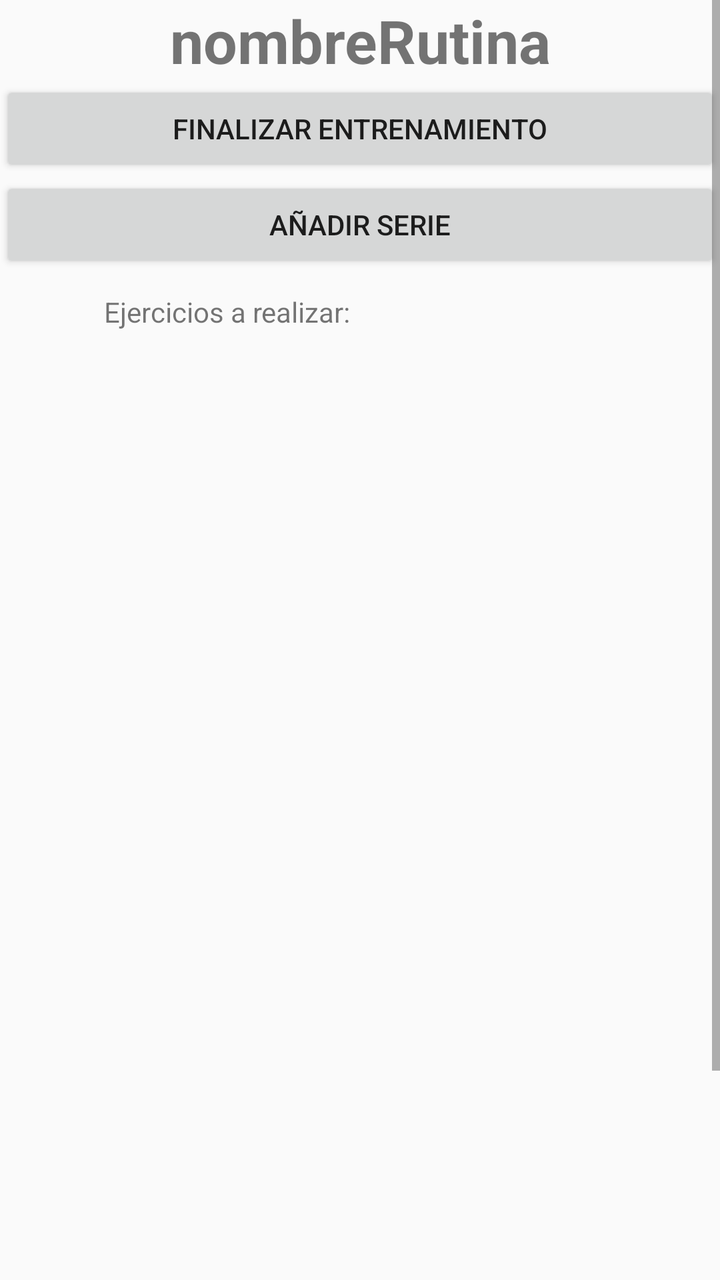
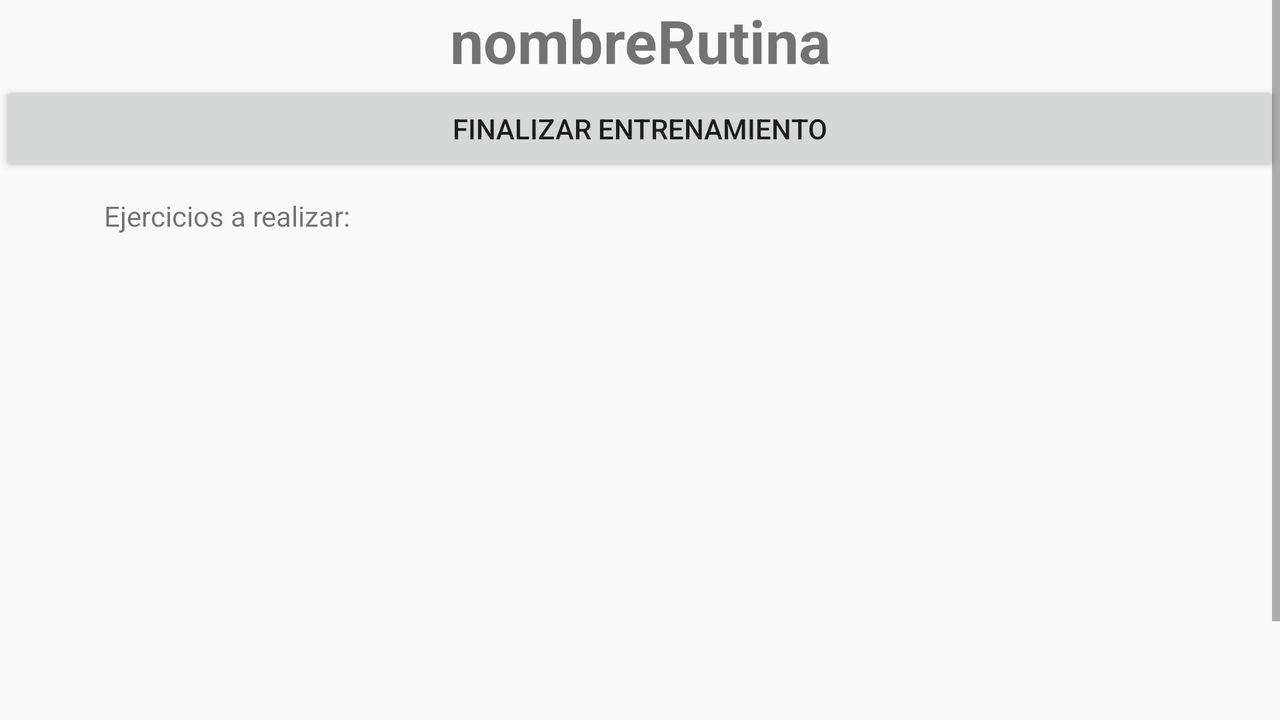

An Android layout and its configuration variant, each rendered on a device that would load it. The default file and the variant file are quoted in full after the pictures.
<!-- AndroidManifest.xml: application theme Theme.AppCompat.DayNight.NoActionBar -->
<!-- res/layout/activity_rutina_iniciada.xml -->
<?xml version="1.0" encoding="utf-8"?>
<androidx.constraintlayout.widget.ConstraintLayout xmlns:android="http://schemas.android.com/apk/res/android"
    xmlns:app="http://schemas.android.com/apk/res-auto"
    xmlns:tools="http://schemas.android.com/tools"
    android:layout_width="match_parent"
    android:layout_height="match_parent"
    tools:context=".RutinaIniciada">

    <ScrollView
        android:id="@+id/scrollView"
        android:layout_width="match_parent"
        android:layout_height="match_parent"
        app:layout_constraintBottom_toBottomOf="parent"
        app:layout_constraintEnd_toEndOf="parent"
        app:layout_constraintStart_toStartOf="parent"
        app:layout_constraintTop_toTopOf="parent">

        <LinearLayout
            android:layout_width="match_parent"
            android:layout_height="match_parent"
            android:orientation="vertical">

            <TextView
                android:id="@+id/nombreRutinaIniciada"
                android:layout_width="match_parent"
                android:layout_height="wrap_content"
                android:text="nombreRutina"
                android:textAlignment="center"
                android:textSize="30dp"
                android:textStyle="bold" />

            <Button
                android:id="@+id/bt_FinEntrenamiento"
                android:layout_width="match_parent"
                android:layout_height="wrap_content"
                android:text="Finalizar entrenamiento" />

            <Button
                android:id="@+id/bt_AniadirSerieRutinaIniciada"
                android:layout_width="match_parent"
                android:layout_height="wrap_content"
                android:text="Añadir serie" />

            <TextView
                android:layout_width="wrap_content"
                android:layout_height="wrap_content"
                android:layout_marginStart="52dp"
                android:layout_marginTop="10dp"
                android:text="Ejercicios a realizar:" />

            <ExpandableListView
                android:id="@+id/listaEjerciciosSeriesRutinaIniciada"
                android:layout_width="match_parent"
                android:layout_height="600dp"
                android:nestedScrollingEnabled="true"/>

        </LinearLayout>
    </ScrollView>

</androidx.constraintlayout.widget.ConstraintLayout>
<!-- resources referenced by this layout -->
<resources>

</resources>
<!-- res/layout-land/activity_rutina_iniciada.xml (the repository's variant of the layout above) -->
<!-- drawn on the phone turned sideways -->
<?xml version="1.0" encoding="utf-8"?>
<androidx.constraintlayout.widget.ConstraintLayout xmlns:android="http://schemas.android.com/apk/res/android"
    xmlns:app="http://schemas.android.com/apk/res-auto"
    xmlns:tools="http://schemas.android.com/tools"
    android:layout_width="match_parent"
    android:layout_height="match_parent"
    tools:context=".RutinaIniciada">

    <ScrollView
        android:id="@+id/scrollView"
        android:layout_width="match_parent"
        android:layout_height="match_parent"
        app:layout_constraintBottom_toBottomOf="parent"
        app:layout_constraintEnd_toEndOf="parent"
        app:layout_constraintStart_toStartOf="parent"
        app:layout_constraintTop_toTopOf="parent">

        <LinearLayout
            android:layout_width="match_parent"
            android:layout_height="match_parent"
            android:orientation="vertical">

            <TextView
                android:id="@+id/nombreRutinaIniciada"
                android:layout_width="match_parent"
                android:layout_height="wrap_content"
                android:text="nombreRutina"
                android:textAlignment="center"
                android:textSize="30dp"
                android:textStyle="bold" />

            <Button
                android:id="@+id/bt_FinEntrenamiento"
                android:layout_width="match_parent"
                android:layout_height="wrap_content"
                android:text="Finalizar entrenamiento" />

            <TextView
                android:layout_width="wrap_content"
                android:layout_height="wrap_content"
                android:layout_marginStart="52dp"
                android:layout_marginTop="10dp"
                android:text="Ejercicios a realizar:" />

            <ExpandableListView
                android:id="@+id/listaEjerciciosSeriesRutinaIniciada"
                android:layout_width="match_parent"
                android:layout_height="300dp"
                android:nestedScrollingEnabled="true"/>

        </LinearLayout>
    </ScrollView>

</androidx.constraintlayout.widget.ConstraintLayout>
